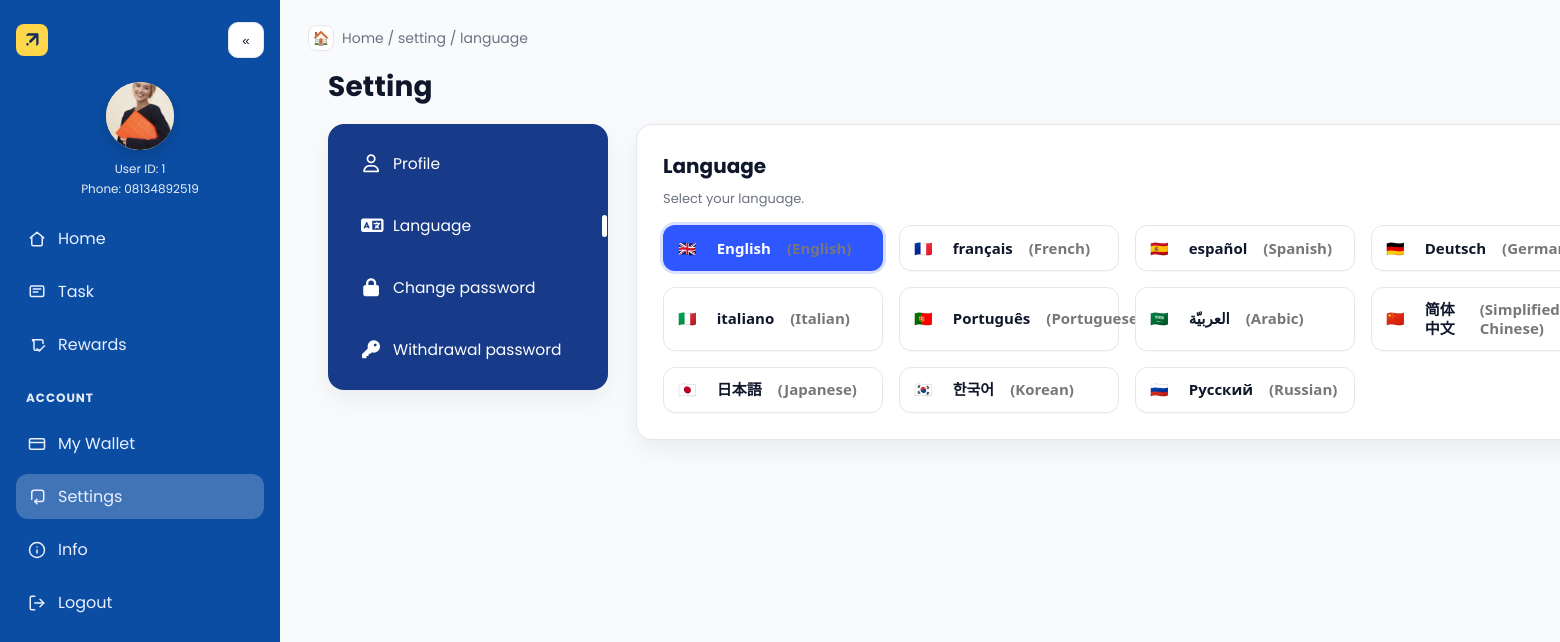
Page /language_settings/ (signed in) on the committed database.
### main/models.py (models this page shows, shortened)
class CustomUser(AbstractUser):
    username = None
    phone = models.CharField(max_length=20, unique=True)
    invitation_code = models.CharField(max_length=50, blank=True, null=True)
    nickname   = models.CharField(max_length=50, blank=True)
    avatar     = models.ImageField(upload_to="avatars/%Y/%m/", blank=True, null=True)
    avatar_url = models.URLField(blank=True, null=True, validators=[URLValidator()])
    signup_ip = models.GenericIPAddressField(blank=True, null=True)
    signup_country = models.CharField(max_length=100, blank=True, null=True)
    last_login_ip = models.GenericIPAddressField(blank=True, null=True)
    last_login_country = models.CharField(max_length=100, blank=True, null=True)
    USERNAME_FIELD = "phone"
    REQUIRED_FIELDS = []
    objects = CustomUserManager()

### main/views.py (the view)
# urls.py: path("language_settings/", views.language_settings, name="language_setting"),
def language_settings(request):
    return render(request, "meta_search/language.html", {
        "active_page": "settings",
        "current_tab": "language",
    })

### templates/meta_search/language.html (shortened to what this page needs)
{% extends "base_settings.html" %}
{% load i18n %}
{% block breadcrumb %}Home / setting / language{% endblock %}
{% block settings_content %}
<h3>{% trans "Language" %}</h3>
<div class="sub">{% trans "Select your language." %}</div>
{% get_current_language as LANGUAGE_CODE %}
{% get_available_languages as avail_codes %}
{% get_language_info_list for avail_codes as langs %}
<form method="post" action="{% url 'set_language' %}">
  <div class="lang-grid">
    {% for l in langs %}
      <button type="submit"
              name="language"
              value="{{ l.code }}"
              class="lang-pill {% if l.code == LANGUAGE_CODE %}selected{% endif %}">
        {% if l.code == 'fr' %}🇫🇷
        {% elif l.code == 'es' or l.code == 'es-MX' or l.code == 'es-AR' %}🇪🇸
        {% elif l.code == 'de' %}🇩🇪
        {% elif l.code == 'it' %}🇮🇹
        {% elif l.code == 'pt' %}🇵🇹
        {% elif l.code == 'ar' %}🇸🇦
        {% elif l.code == 'zh-hans' or l.code == 'zh' %}🇨🇳
        {% elif l.code == 'ja' %}🇯🇵
        {% elif l.code == 'ko' %}🇰🇷
        {% elif l.code == 'ru' %}🇷🇺
        {% elif l.code == 'nl' %}🇳🇱
        {% elif l.code == 'pl' %}🇵🇱
        {% elif l.code == 'fi' %}🇫🇮
        {% elif l.code == 'sv' %}🇸🇪
        {% elif l.code == 'no' %}🇳🇴
        {% elif l.code == 'bg' %}🇧🇬
        {% elif l.code == 'uk' %}🇺🇦
        {% elif l.code == 'en-US' %}🇺🇸
        {% else %}🇬🇧{% endif %}
        <span>{{ l.name_local }}</span>
        {% if l.code != l.name %}
          <span style="color:#777;margin-left:6px;">({{ l.name }})</span>
        {% endif %}
      </button>
    {% endfor %}
  </div>
</form>
{% endblock %}

### templates/base_user.html (shortened to what this page needs)
{% load static %}
<!DOCTYPE html>
<html lang="en">
<head>
  <link rel="stylesheet" href="{% static 'meta_search/base_user_layout.css' %}">
  {% block extra_head %}{% endblock %}
</head>
<body>
  <div class="app {% block app_classes %}{% endblock %}" id="app">
    <aside class="sidebar" id="sidebar">
      <div class="brand">
        <a class="brand-button" href="{% url 'user_dashboard' %}" title="Dashboard">
          <img src="{% static 'meta_search/images/logo_emoji.png' %}" alt="Dashboard" style="width:20px; height:20px; vertical-align:middle;">
        </a>
        <button class="sb-toggle sb-toggle-desktop" id="sbToggleDesktop" aria-label="Collapse menu" title="Collapse">«</button>
      </div>
      {% static 'meta_search/images/avatar-placeholder.png' as avatar_placeholder %}
      <div class="profile"
           title="{{ request.user.nickname|default:request.user.get_full_name|default:request.user.username }}">
        <div class="avatar">
          {% if request.user.avatar %}
            <img src="{{ request.user.avatar.url }}" alt="User avatar" width="48" height="48" loading="lazy" onerror="this.src='{{ avatar_placeholder }}'">
          {% elif request.user.avatar_url %}
            <img src="{{ request.user.avatar_url }}" alt="User avatar" width="48" height="48" loading="lazy" onerror="this.src='{{ avatar_placeholder }}'">
          {% else %}
            <img src="{{ avatar_placeholder }}" alt="User avatar" width="48" height="48" loading="lazy">
          {% endif %}
          <span class="status-dot"></span>
        </div>
        <div class="meta">
          <div class="id">User ID: {{ request.user.id }}</div>
          <div class="phone">Phone: {{ request.user.phone|default:'-' }}</div>
        </div>
      </div>
      <nav class="nav" aria-label="Sidebar">
        <a class="link {% if active_page == 'home' %}active{% endif %}" href="{% url 'user_dashboard' %}" title="Home">
          <svg viewBox="0 0 24 24" width="18" height="18" fill="none" stroke="currentColor" stroke-width="2" stroke-linecap="round" stroke-linejoin="round"><path d="M3 10.5 12 3l9 7.5"/><path d="M5 10v9a2 2 0 0 0 2 2h10a2 2 0 0 0 2-2v-9"/></svg>
          <span class="label">Home</span>
        </a>
        <a class="link {% if active_page == 'task' %}active{% endif %}" href="#" title="Task">
          <svg viewBox="0 0 24 24" width="18" height="18" fill="none" stroke="currentColor" stroke-width="2" stroke-linecap="round" stroke-linejoin="round"><rect x="3" y="4" width="18" height="14" rx="2"/><path d="M7 8h10M7 12h6"/></svg>
          <span class="label">Task</span>
        </a>
        <a class="link {% if active_page == 'rewards' %}active{% endif %}" href="#" title="Rewards">
          <svg viewBox="0 0 24 24" width="18" height="18" fill="none" stroke="currentColor" stroke-width="2" stroke-linecap="round" stroke-linejoin="round"><path d="m12 17 3 3 7-7"/><path d="M20 10V7a2 2 0 0 0-2-2H6a2 2 0 0 0 2 2v10a2 2 0 0 0 2 2h6"/></svg>
          <span class="label">Rewards</span>
        </a>
        <h6>Account</h6>
        <a class="link {% if active_page == 'wallet' %}active{% endif %}" href="{% url 'wallet' %}" title="My Wallet">
          <svg viewBox="0 0 24 24" width="18" height="18" fill="none" stroke="currentColor" stroke-width="2" stroke-linecap="round" stroke-linejoin="round"><rect x="2" y="5" width="20" height="14" rx="2"/><path d="M2 10h20"/></svg>
          <span class="label">My Wallet</span>
        </a>
        <a class="link {% if active_page == 'settings' %}active{% endif %}" href="{% url 'profile_settings' %}" title="Settings">
          <svg viewBox="0 0 24 24" width="18" height="18" fill="none" stroke="currentColor" stroke-width="2" stroke-linecap="round" stroke-linejoin="round"><path d="M12 15l-3 3 3 3"/><path d="M9 18h9a3 3 0 0 0 3-3V6a3 3 0 0 0-3-3H8a3 3 0 0 0-3 3v9"/></svg>
          <span class="label">Settings</span>
        </a>
        <a class="link {% if active_page == 'info' %}active{% endif %}" href="{% url 'info_index' %}" title="Info">
          <svg viewBox="0 0 24 24" width="18" height="18" fill="none" stroke="currentColor" stroke-width="2" stroke-linecap="round" stroke-linejoin="round"><circle cx="12" cy="12" r="10"/><path d="M12 16v-4M12 8h.01"/></svg>
          <span class="label">Info</span>
        </a>
        <div class="bottom">
          <a class="link" href="{% url 'signout' %}" title="Logout">
            <svg viewBox="0 0 24 24" width="18" height="18" fill="none" stroke="currentColor" stroke-width="2" stroke-linecap="round" stroke-linejoin="round"><path d="M9 21H5a2 2 0 0 1-2-2V5a2 2 0 0 1 2-2h4"/><polyline points="16 17 21 12 16 7"/><line x1="21" y1="12" x2="9" y2="12"/></svg>
            <span class="label">Logout</span>
          </a>
        </div>
      </nav>
    </aside>
    <main class="main">
      <div class="topbar">
        <div class="breadcrumb">
          <span class="crumb-home">🏠</span>
          <span class="dreadcrumb">
            {% block breadcrumb %}Home / setting / my wallet{% endblock %}
          </span>
        </div>
      </div>
      {% block content %}{% endblock %}
    </main>
  </div>
</body>
</html>

### static/meta_search/base_user_layout.css (style rules this page uses)
:root { --blue:#0b4da3; --text:#111; --muted:#6b7280; --border:#e5e7eb; --card:#ffffff; --bg:#f7f8fb; --radius:14px; --topbar-h: 56px; }
* { box-sizing:border-box; }
html,body { height:100%; }
body { margin:0; font-family:"Poppins", system-ui, -apple-system, Segoe UI, Roboto, Helvetica, Arial, "Apple Color Emoji","Segoe UI Emoji"; color:var(--text); background:var(--bg); }
.app { display:grid; grid-template-columns:280px 1fr; min-height:100vh; }
.sidebar { background:var(--blue); color:#fff; padding:22px 16px; position:sticky; top:0; height:100vh; overflow:hidden; }
.brand { display:flex; align-items:center; gap:10px; margin-bottom:22px; }
.brand-button { height:32px; width:32px; border-radius:8px; background:#ffd54a; display:grid; place-items:center; font-weight:700; color:#111; text-decoration:none; }
.sb-toggle { border:1px solid var(--border); height:36px; width:36px; border-radius:10px; background:#fff; color:var(--text); display:grid; place-items:center; cursor:pointer; transition: transform .12s ease, box-shadow .2s ease, background-color .2s ease, border-color .2s ease; }
.profile { display:flex; flex-direction:column; align-items:center; gap:10px; margin:24px 0 18px; text-align:center; }
.avatar { height:64px; width:64px; border-radius:50%; background:#ffe6b3; overflow:hidden; position:relative; box-shadow:0 6px 16px rgba(0,0,0,.15); }
.avatar img { height:100%; width:100%; object-fit:cover; display:block; }
.status-dot { position:absolute; right:-2px; bottom:-2px; height:12px; width:12px; border-radius:50%; background:#4ade80; border:3px solid var(--blue); }
.meta { display:flex; flex-direction:column; gap:2px; }
.meta .id { font-size:12px; opacity:.9; }
.meta .phone { font-size:12px; opacity:.9; }
.nav { margin-top:18px; display:grid; gap:8px; }
.nav h6 { font-size:12px; letter-spacing:.08em; text-transform:uppercase; opacity:.9; margin:14px 10px 6px; }
.link { display:flex; align-items:center; gap:12px; padding:10px 12px; border-radius:12px; text-decoration:none; color:#e9efff; background:transparent; }
.link.active { background:rgba(255,255,255,.22); }
.link svg { flex:0 0 18px; min-width:18px; }
.label { white-space:nowrap; }
.bottom { margin-top:auto; }
.main { padding:28px 28px 48px; }
.topbar { display:flex; justify-content:space-between; align-items:center; margin:-8px 0 10px; gap:12px; }
.breadcrumb { display:flex; align-items:center; gap:8px; color:var(--muted); font-size:14px; }
.crumb-home { height:26px; width:26px; border:1px solid var(--border); border-radius:8px; display:grid; place-items:center; background:#fff; }
.sb-toggle-desktop { display:none; }
@media (min-width: 901px) { .sb-toggle-desktop { display:inline-grid; } }
@media (min-width: 901px) { .sidebar .brand { display:flex; align-items:center; gap:10px; } }
@media (min-width: 901px) { .sb-toggle-desktop { margin-left:auto; border:1px solid var(--border); height:36px; width:36px; border-radius:10px; background:#fff; color:var(--text); display:grid; place-items:center; cursor:pointer; transition: transform .12s ease, box-shadow .2s ease, background-color .2s ease, border-color .2s ease; } }
@media (min-width:901px) { .sb-toggle-desktop { transform:translateX(0); } }

### rows in the picture
CustomUser: user.avatar (picture), user.id "1", user.phone "08134892519"

### other values in the picture
{{ l.name_local }} "English" "français" "español" "Deutsch" "italiano" "Português" "العربيّة" "简体中文" "日本語" "한국어" "Русский"
{{ l.name }} "English" "French" "Spanish" "Italian" "Portuguese" "Arabic" "Simplified Chinese" "Japanese" "Korean" "Russian"
